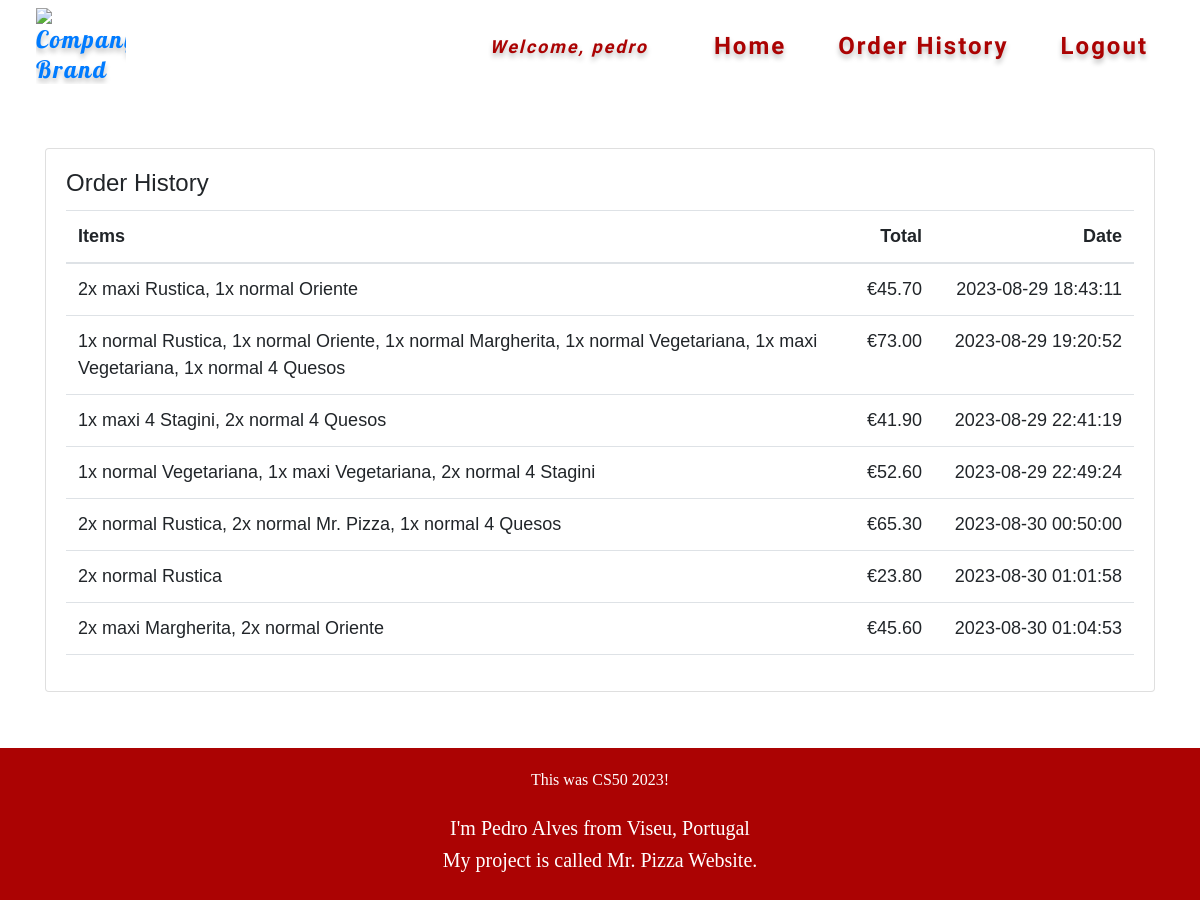
The page /order_history (signed in) on the database its author committed.
### tables this page shows
CREATE TABLE order_history (
    order_id INTEGER PRIMARY KEY,
    user_id INTEGER,
    order_date DATETIME,
    items TEXT,
    total_amount DECIMAL(10, 2)
);

### app.py (the view)
@app.route('/order_history')
def order_history():
    order_history = dbcs.execute("SELECT * FROM order_history")
    print(order_history)
    return render_template("order_history.html", order_history=order_history)

### app.py (called while the page is built)
@app.after_request
def after_request(response):
    response.headers["Cache-Control"] = "no-cache, no-store, must-revalidate"
    response.headers["Expires"] = 0
    response.headers["Pragma"] = "no-cache"
    return response

### helpers.py (called while the page is built)
def eur(value):
    return f"€{value:,.2f}"

### templates/order_history.html (shortened to what this page needs)
{% extends "layout.html" %}
{% block main %}
<head>
    <link rel="stylesheet" href="https://stackpath.bootstrapcdn.com/bootstrap/4.5.2/css/bootstrap.min.css">
</head>
<body>
<div class="container mt-5">
    <div class="card">
        <div class="card-body">
            <h4 class="card-title">Order History</h4>
            <table class="table">
                <thead>
                    <tr>
                        <th class="text-start">Items</th>
                        <th class="text-end">Total</th>
                        <th class="text-end" style="width: 200px;">Date</th>
                    </tr>
                </thead>
                <tbody>
                    {% for order in order_history %}
                    <tr>
                        <td class="text-start">{{ order["items"] }}</td>
                        <td class="text-end">{{ order["total_amount"] | eur }}</td>
                        <td class="text-end">{{ order["order_date"] }}</td>
                    </tr>
                    {% endfor %}
                </tbody>
            </table>
        </div>
    </div>
</div>
</body>
{% endblock %}

### static/styles.css (style rules this page uses)
body, html { margin: 0; padding: 0; height: 100%; }
#page-container { display: flex; flex-direction: column; min-height: 100vh; }
body { background-image: url('background.png'); background-color: rgba(255, 255, 255, 0.9); background-repeat: no-repeat; background-attachment: fixed; background-size: contain; background-size: 100% auto; background-position: center bottom; }

### templates/order_history.html (style rules this page uses)
body { margin-top: 100px; font-family: 'Arial'; font-size: 18px; }

### rows shown on the page
order_history: items "2x maxi Rustica, 1x normal Oriente", total_amount|eur "€45.70", order_date "2023-08-29 18:43:11"
order_history: items "1x normal Rustica, 1x normal Oriente, 1x normal Margherita, 1x normal Vegetariana, 1x maxi Vegetariana, 1x normal 4 Quesos", total_amount|eur "€73.00", order_date "2023-08-29 19:20:52"
order_history: items "1x maxi 4 Stagini, 2x normal 4 Quesos", total_amount|eur "€41.90", order_date "2023-08-29 22:41:19"
order_history: items "1x normal Vegetariana, 1x maxi Vegetariana, 2x normal 4 Stagini", total_amount|eur "€52.60", order_date "2023-08-29 22:49:24"
order_history: items "2x normal Rustica, 2x normal Mr. Pizza, 1x normal 4 Quesos", total_amount|eur "€65.30", order_date "2023-08-30 00:50:00"
order_history: items "2x normal Rustica", total_amount|eur "€23.80", order_date "2023-08-30 01:01:58"
order_history: items "2x maxi Margherita, 2x normal Oriente", total_amount|eur "€45.60", order_date "2023-08-30 01:04:53"

### other values the page prints
{{ session["username"] }} "pedro"
